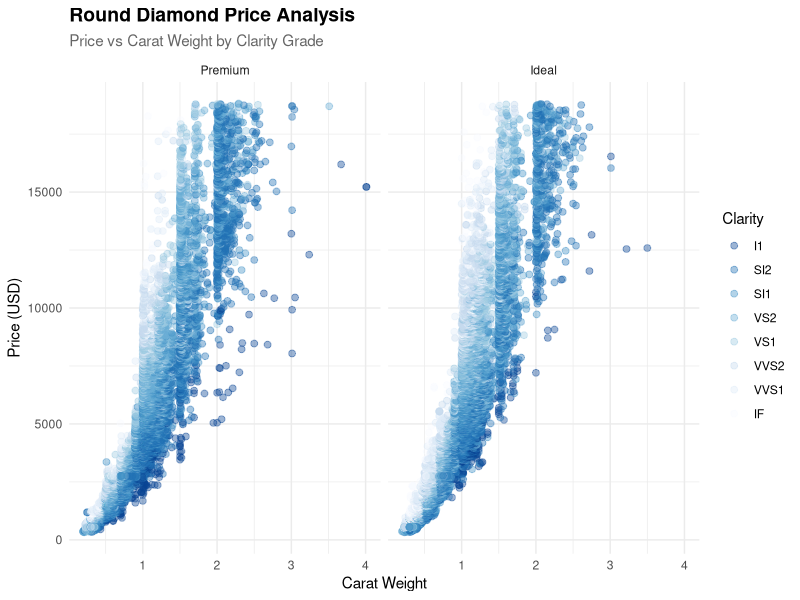
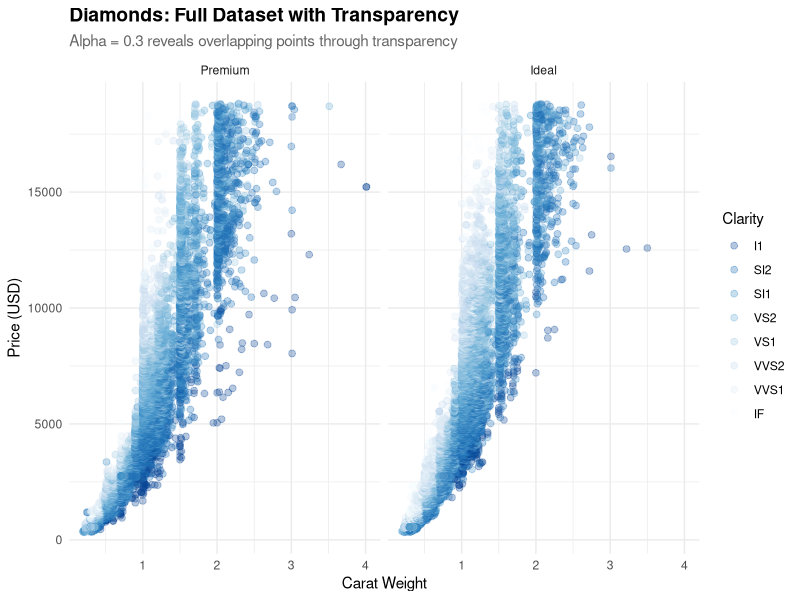
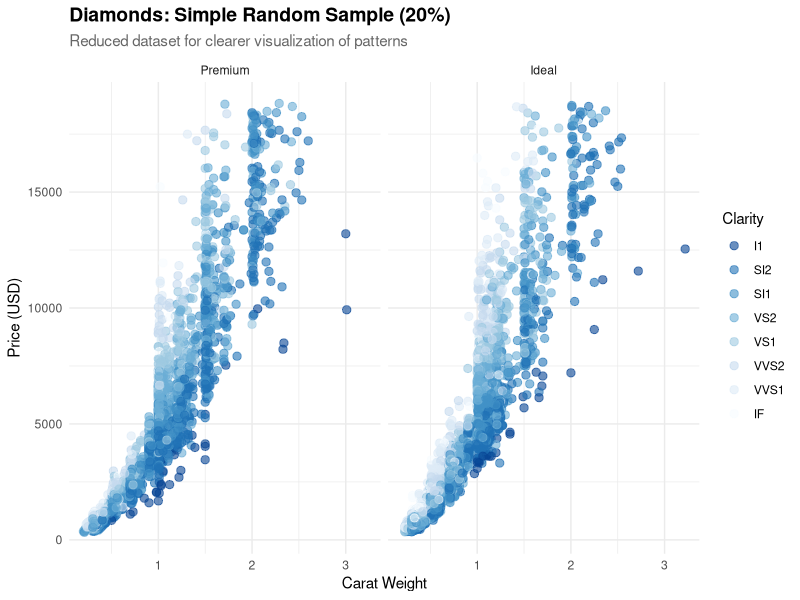
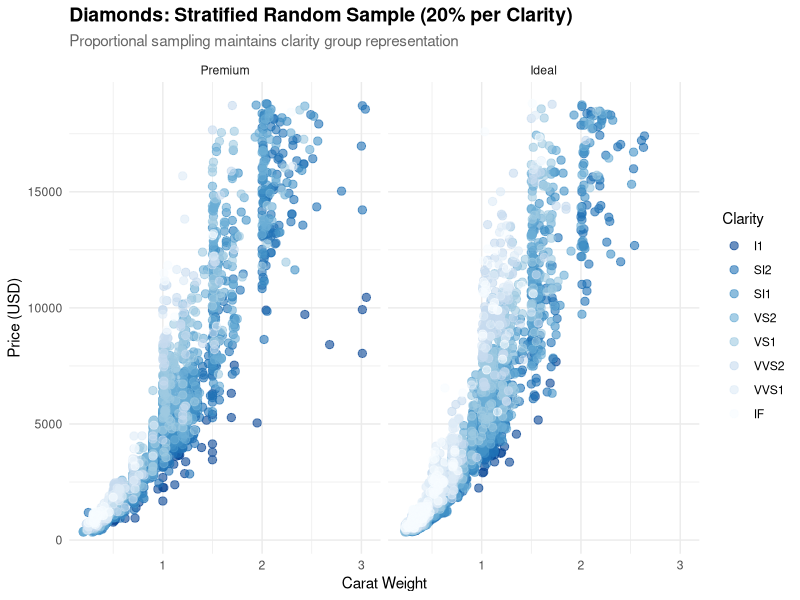

Source code (R) for these figures, in order:
# Round Cut Diamond Price Analysis - FINAL CODE
# Learning Goal: Understand how diamond price relates to carat, clarity, 

# Install/Load required libraries
library(ggplot2)
library(dplyr)
library(knitr)  # For kable tables

# ============================================================================
# 1. LOAD AND EXPLORE DATA
# ============================================================================

# Load the diamonds dataset from ggplot2
data(diamonds)

# Quick exploration
head(diamonds)
nrow(diamonds)  # Total diamonds
class(diamonds)

# Check unique values for cut
unique(diamonds$cut)
table(diamonds$cut)

# Check unique values for clarity
unique(diamonds$clarity)
table(diamonds$clarity)

# ============================================================================
# 2. FILTER DATA: FOCUS ON ROUND CUT DIAMONDS
# ============================================================================

# Filter for round cut diamonds only
# Note: The diamonds dataset uses "Ideal" and other cut grades
# but no explicit "Round" cut variable
# We'll filter for high-quality cuts to focus on premium round diamonds
round_diamonds <- diamonds %>%
  filter(cut %in% c("Ideal", "Premium"))

cat("\nFiltered dataset:")
cat("\nTotal diamonds:", nrow(round_diamonds))
cat("\nPrice range: $", min(round_diamonds$price), " - $", max(round_diamonds$price))
cat("\nCarat range:", min(round_diamonds$carat), " - ", max(round_diamonds$carat))

# ============================================================================
# 3. INITIAL VISUALIZATION: Price vs Carat by Clarity
# ============================================================================

ggplot(round_diamonds, aes(x = carat, y = price, color = clarity)) +
  geom_point(alpha = 0.4, size = 2) +
  facet_wrap(~cut) +
  scale_color_brewer(palette = "Blues", direction = -1) +
  labs(
    title = "Round Diamond Price Analysis",
    subtitle = "Price vs Carat Weight by Clarity Grade",
    x = "Carat Weight",
    y = "Price (USD)",
    color = "Clarity"
  ) +
  theme_minimal() +
  theme(
    plot.title = element_text(size = 14, face = "bold"),
    plot.subtitle = element_text(size = 11, color = "gray40")
  )

# ============================================================================
# 4. EXPLORATORY STATISTICS (with kable tables)
# ============================================================================

# Summary statistics by clarity
cat("\n\nPrice statistics by clarity (round diamonds):\n")
clarity_stats <- round_diamonds %>%
  group_by(clarity) %>%
  summarize(
    count = n(),
    mean_price = mean(price),
    median_price = median(price),
    min_price = min(price),
    max_price = max(price),
    .groups = "drop"
  )

# Display using kable
kable(clarity_stats, 
      caption = "Price Statistics by Clarity (Round Diamonds)",
      digits = 0)

# Summary statistics by cut
cat("\n\nPrice statistics by cut:\n")
cut_stats <- round_diamonds %>%
  group_by(cut) %>%
  summarize(
    count = n(),
    mean_price = mean(price),
    median_price = median(price),
    std_dev = sd(price),
    .groups = "drop"
  )

kable(cut_stats, 
      caption = "Price Statistics by Cut",
      digits = 0)

# Correlation between carat and price
cat("\n\nCorrelation between carat and price:")
cat("\n", cor(round_diamonds$carat, round_diamonds$price))

# ============================================================================
# 5. ADDRESSING OVERPLOTTING - APPROACH 1: TRANSPARENCY (ALPHA)
# ============================================================================

cat("\n\n===== APPROACH 1: Using Transparency (Alpha) =====\n")
cat("Total diamonds plotted:", nrow(round_diamonds), "\n")
cat("This approach: Plot ALL data with varying transparency to see density\n\n")

plot_alpha <- ggplot(round_diamonds, aes(x = carat, y = price, color = clarity)) +
  geom_point(alpha = 0.3, size = 2) +
  facet_wrap(~cut) +
  scale_color_brewer(palette = "Blues", direction = -1) +
  labs(
    title = "Diamonds: Full Dataset with Transparency",
    subtitle = "Alpha = 0.3 reveals overlapping points through transparency",
    x = "Carat Weight",
    y = "Price (USD)",
    color = "Clarity"
  ) +
  theme_minimal() +
  theme(
    plot.title = element_text(size = 14, face = "bold"),
    plot.subtitle = element_text(size = 11, color = "gray40")
  )

print(plot_alpha)

# ============================================================================
# 6. ADDRESSING OVERPLOTTING - APPROACH 2A: SIMPLE RANDOM SAMPLE
# ============================================================================

cat("\n===== APPROACH 2A: Simple Random Sample (20%) =====\n")

# Take a simple random sample of 20% of the data
set.seed(42)  # For reproducibility
sample_size <- ceiling(nrow(round_diamonds) * 0.20)
cat("Sampling", sample_size, "diamonds (20% of", nrow(round_diamonds), "total)\n\n")

diamonds_sample_simple <- round_diamonds %>%
  slice_sample(n = sample_size)

plot_simple_sample <- ggplot(diamonds_sample_simple, aes(x = carat, y = price, color = clarity)) +
  geom_point(alpha = 0.6, size = 2.5) +
  facet_wrap(~cut) +
  scale_color_brewer(palette = "Blues", direction = -1) +
  labs(
    title = "Diamonds: Simple Random Sample (20%)",
    subtitle = "Reduced dataset for clearer visualization of patterns",
    x = "Carat Weight",
    y = "Price (USD)",
    color = "Clarity"
  ) +
  theme_minimal() +
  theme(
    plot.title = element_text(size = 14, face = "bold"),
    plot.subtitle = element_text(size = 11, color = "gray40")
  )

print(plot_simple_sample)

# Summary of sample
cat("Sample distribution by clarity:\n")
sample_clarity <- diamonds_sample_simple %>%
  group_by(clarity) %>%
  summarize(count = n(), .groups = "drop")
kable(sample_clarity, caption = "Simple Sample Distribution by Clarity")

# ============================================================================
# 7. ADDRESSING OVERPLOTTING - APPROACH 2B: STRATIFIED RANDOM SAMPLE
# ============================================================================

cat("\n===== APPROACH 2B: Stratified Random Sample (20% per clarity) =====\n")
cat("This ensures each clarity grade is represented proportionally\n\n")

# Take a stratified random sample of 20% within each clarity group
diamonds_sample_stratified <- round_diamonds %>%
  group_by(clarity) %>%
  slice_sample(prop = 0.20) %>%
  ungroup()

cat("Total sampled:", nrow(diamonds_sample_stratified), "diamonds\n")
cat("Original total:", nrow(round_diamonds), "diamonds\n\n")

plot_stratified_sample <- ggplot(diamonds_sample_stratified, aes(x = carat, y = price, color = clarity)) +
  geom_point(alpha = 0.6, size = 2.5) +
  facet_wrap(~cut) +
  scale_color_brewer(palette = "Blues", direction = -1) +
  labs(
    title = "Diamonds: Stratified Random Sample (20% per Clarity)",
    subtitle = "Proportional sampling maintains clarity group representation",
    x = "Carat Weight",
    y = "Price (USD)",
    color = "Clarity"
  ) +
  theme_minimal() +
  theme(
    plot.title = element_text(size = 14, face = "bold"),
    plot.subtitle = element_text(size = 11, color = "gray40")
  )

print(plot_stratified_sample)

# Summary of stratified sample
cat("Stratified sample distribution by clarity:\n")
strat_clarity <- diamonds_sample_stratified %>%
  group_by(clarity) %>%
  summarize(count = n(), proportion = round(n()/nrow(diamonds_sample_stratified), 3), .groups = "drop")
kable(strat_clarity, caption = "Stratified Sample Distribution by Clarity")

# Compare proportions to original
cat("\nComparison to original data:\n")
orig_clarity <- round_diamonds %>%
  group_by(clarity) %>%
  summarize(count = n(), proportion = round(n()/nrow(round_diamonds), 3), .groups = "drop")
kable(orig_clarity, caption = "Original Data Distribution by Clarity")

# ============================================================================
# 8. COMPARISON SUMMARY
# ============================================================================

cat("\n\n===== SUMMARY: Overplotting Solutions =====\n")
cat("\nAPPROACH 1 - TRANSPARENCY (Alpha):\n")
cat("  ✓ Pros: Shows all data, reveals density/clustering\n")
cat("  ✓ Pros: No information loss\n")
cat("  ✗ Cons: Still difficult to see individual points at high density\n")
cat("  ✗ Cons: Many overlapped points look dark\n\n")

cat("APPROACH 2A - SIMPLE RANDOM SAMPLE:\n")
cat("  ✓ Pros: Cleaner visualization, easier to see patterns\n")
cat("  ✗ Cons: May undersample rare groups (low clarity grades)\n")
cat("  ✗ Cons: Some information loss\n\n")

cat("APPROACH 2B - STRATIFIED RANDOM SAMPLE:\n")
cat("  ✓ Pros: Cleaner visualization\n")
cat("  ✓ Pros: Preserves representation of all clarity groups\n")
cat("  ✓ Pros: Best for showing relationships across groups\n")
cat("  ✗ Cons: Still some information loss\n")
